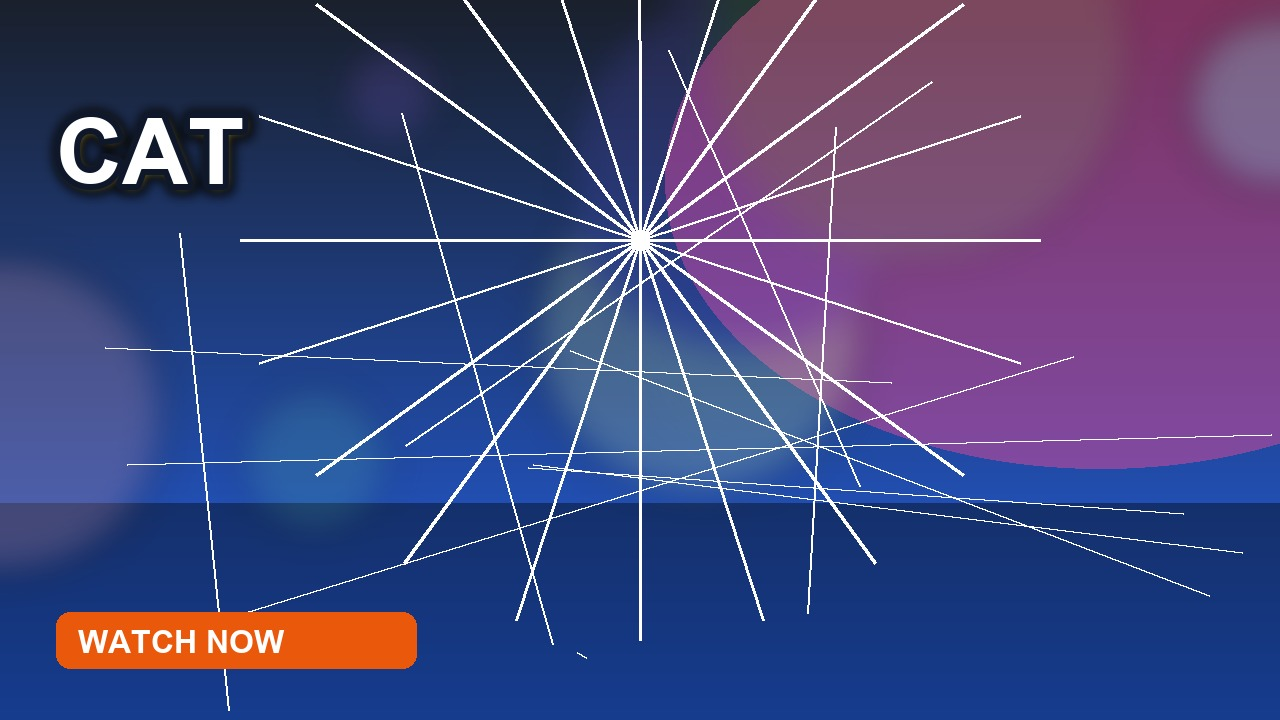
#> input picture data/raw/created/created_02ec83beca044c3aa29980d5b8fe0dfd.jpg, 1280 x 720 px
$ python -i features.py   (imports and definitions only)
#> lines starting #> are read from the running program, lines starting #| are printed output that depends on the picture
from __future__ import annotations

import math
from pathlib import Path
from typing import Any

import numpy as np
import pandas as pd
from PIL import Image, ImageFilter

from src.utils import days_since


def _safe_open_rgb(path: str) -> Image.Image | None:
    try:
        return Image.open(path).convert("RGB")
#> returned value is the input picture: PIL image 1280x720 RGB; mean R, G, B 69.7, 70.9, 124.2
    except Exception:
        return None


def _image_features(path: str) -> dict[str, float]:
    img = _safe_open_rgb(path)
    if img is None:
        return {
            "img_width": 0.0,
            "img_height": 0.0,
            "mean_r": 0.0,
            "mean_g": 0.0,
            "mean_b": 0.0,
            "brightness": 0.0,
            "contrast": 0.0,
            "color_std": 0.0,
            "edge_density": 0.0,
        }

    arr = np.asarray(img, dtype=np.float32)
    h, w, _ = arr.shape
#> h = 720; w = 1280
    r, g, b = arr[:, :, 0], arr[:, :, 1], arr[:, :, 2]
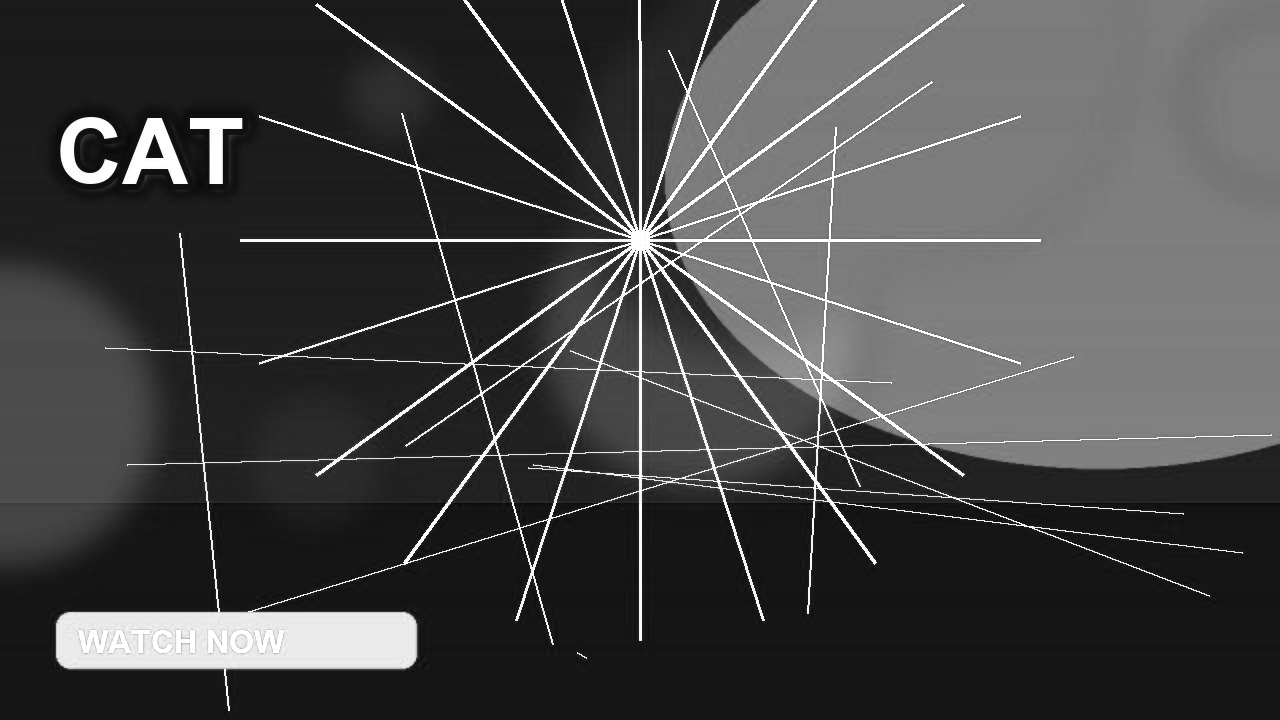
#> r: shape (720, 1280) float32; min 2, max 255, mean 69.7
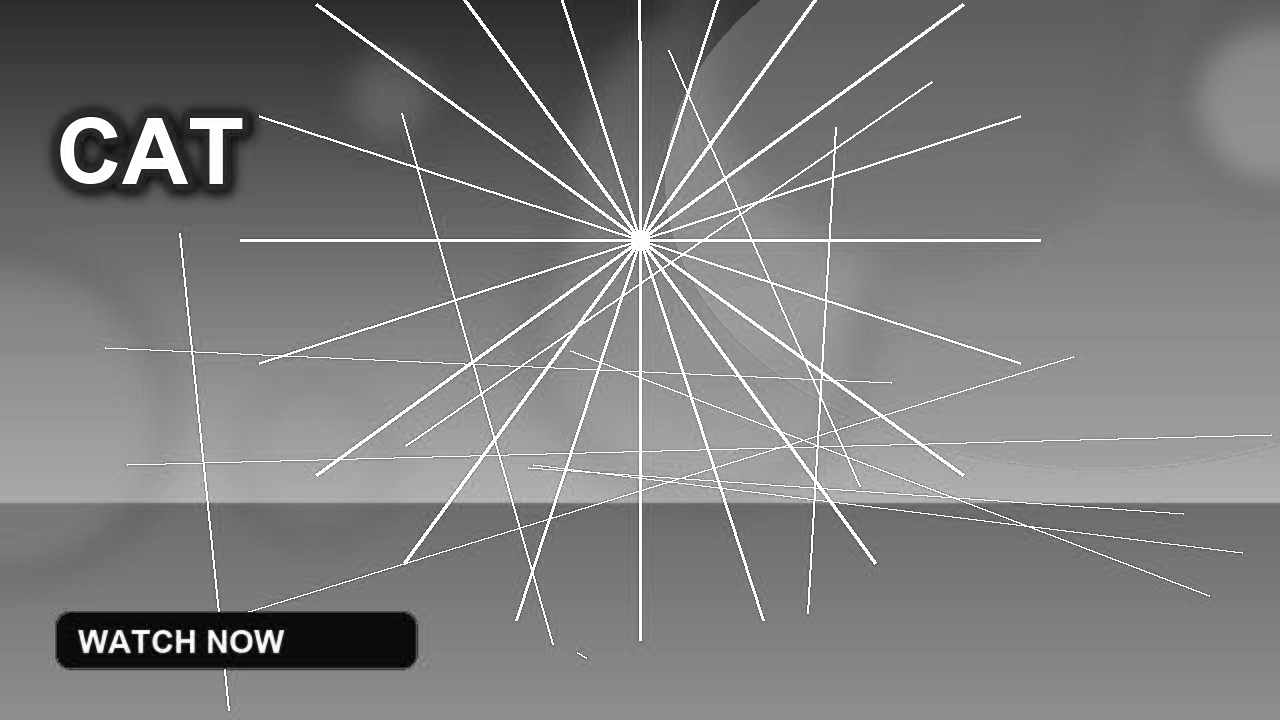
#> b: shape (720, 1280) float32; min 0, max 255, mean 124.2
    gray = 0.299 * r + 0.587 * g + 0.114 * b
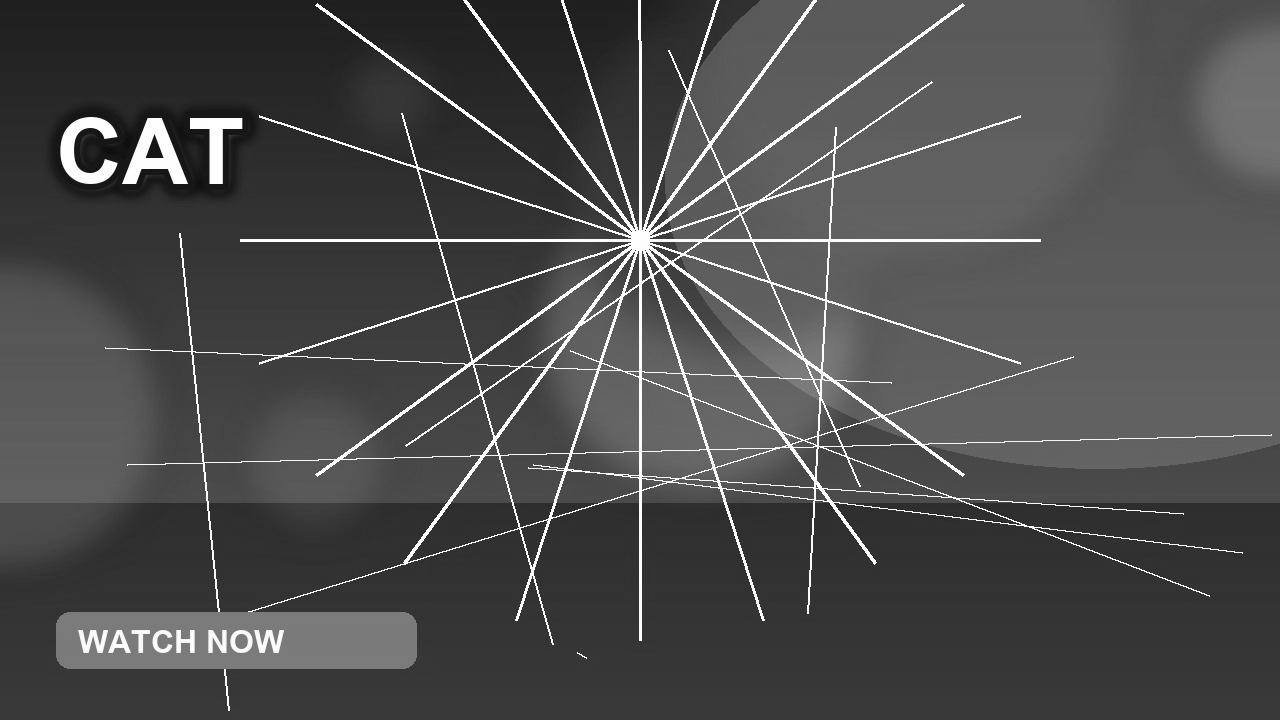
#> gray: shape (720, 1280) float32; min 10.57, max 255, mean 76.6

    # Edge proxy from high-pass effect
    edge_img = img.filter(ImageFilter.FIND_EDGES)
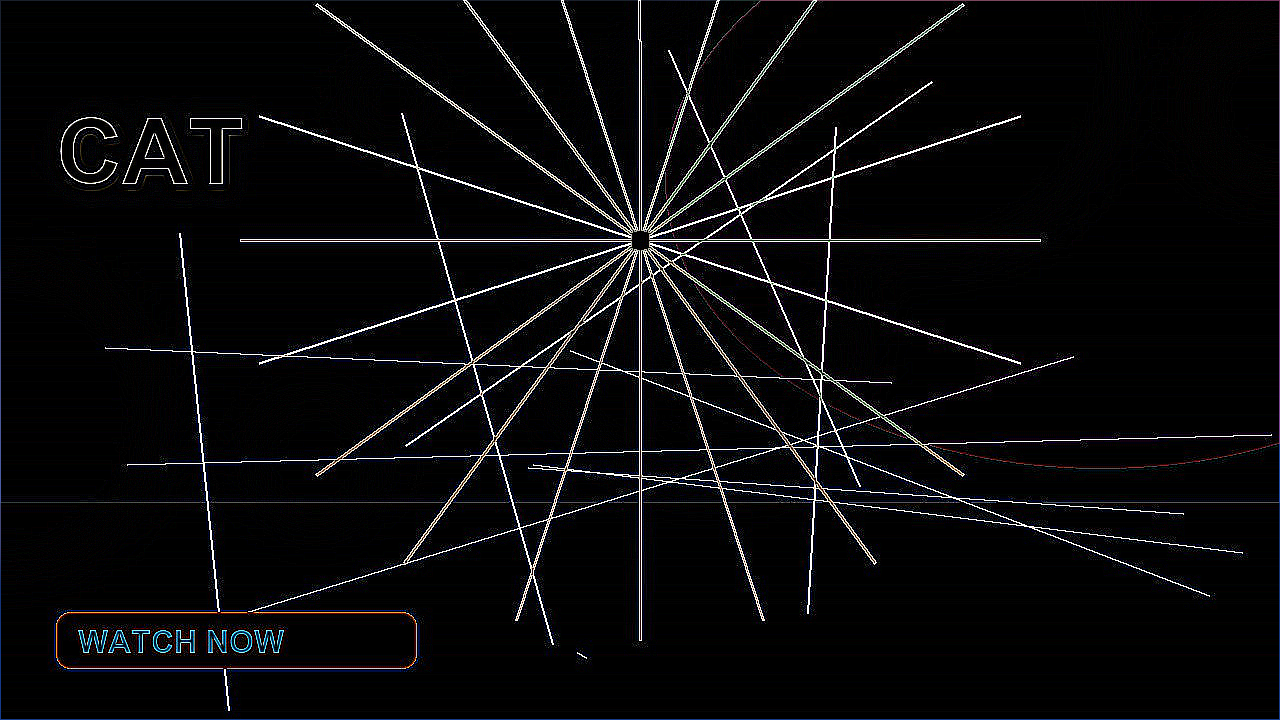
#> edge_img: PIL image 1280x720 RGB; mean R, G, B 10.4, 10.1, 11.5
    edge_arr = np.asarray(edge_img.convert("L"), dtype=np.float32)
    edge_density = float((edge_arr > 40.0).mean())
#> edge_density = 0.0454

    return {
        "img_width": float(w),
        "img_height": float(h),
        "mean_r": float(r.mean()),
        "mean_g": float(g.mean()),
        "mean_b": float(b.mean()),
        "brightness": float(gray.mean()),
        "contrast": float(gray.std()),
        "color_std": float(arr.std()),
        "edge_density": edge_density,
    }


# [53 lines left out: functions _relative_performance, _real_world_performance, build_training_frame, not called in this run]

>>> result = _image_features('../data/raw/created/created_02ec83beca044c3aa29980d5b8fe0dfd.jpg')
#> result = 9 items

$ run again, on data/raw/created/created_2ab9a1fa66e446c5911fdbff95c1bbd5.jpg
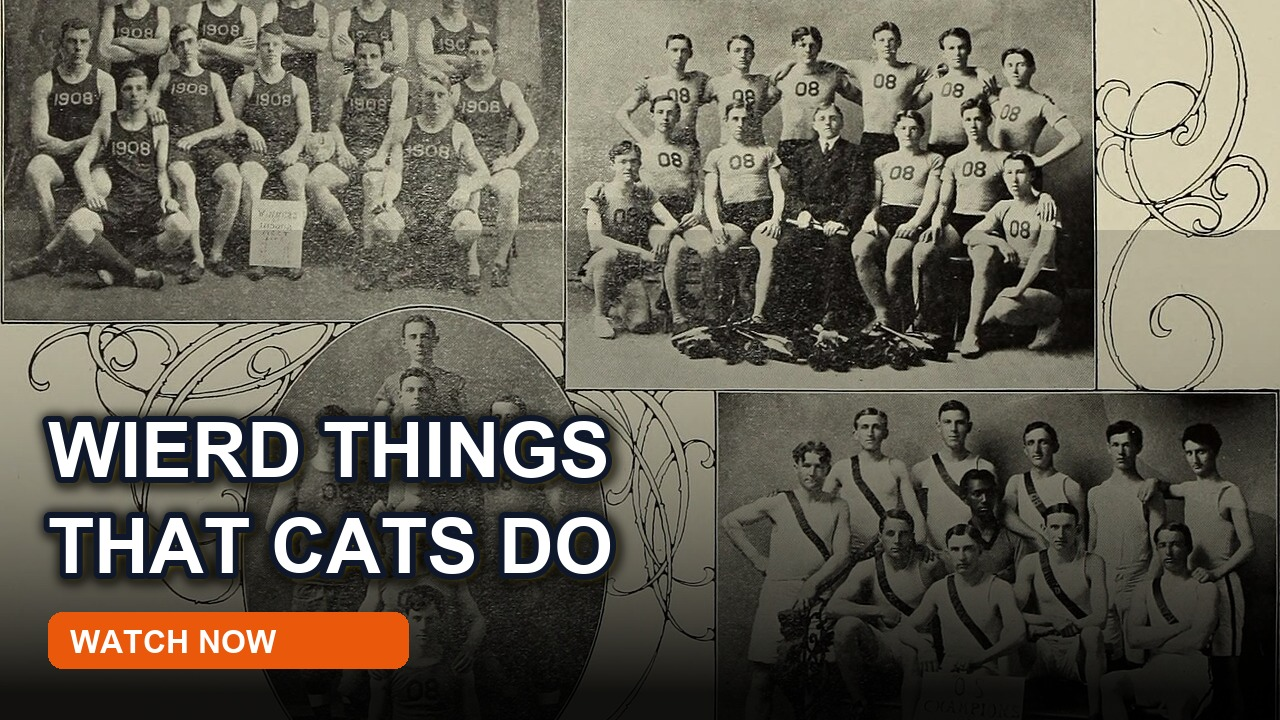
#> input picture data/raw/created/created_2ab9a1fa66e446c5911fdbff95c1bbd5.jpg, 1280 x 720 px
#> in _safe_open_rgb, returned value is the input picture: PIL image 1280x720 RGB; mean R, G, B 101, 96.2, 83.9
#> in _image_features, `r, g, b = arr[:, :, 0], arr[:, :, 1], arr[:, :, 2]`:
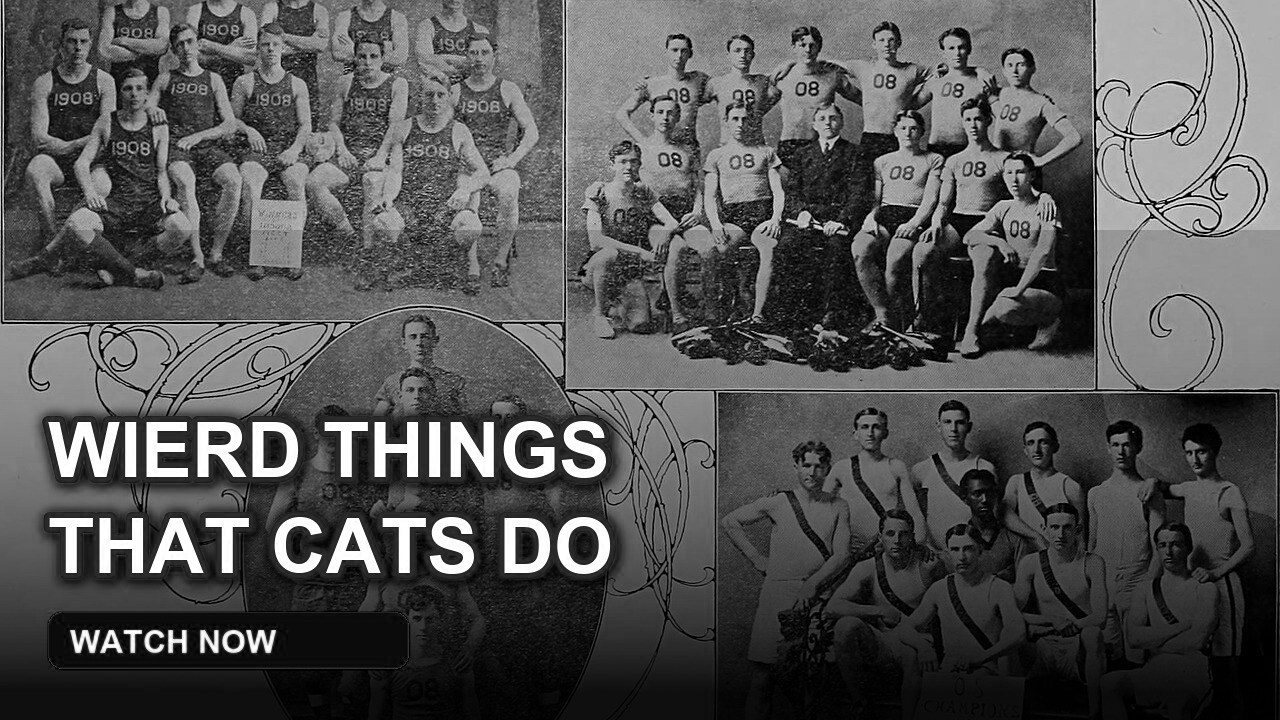
#> b: shape (720, 1280) float32; min 0, max 255, mean 83.9
#> in _image_features, `edge_img = img.filter(ImageFilter.FIND_EDGES)`:
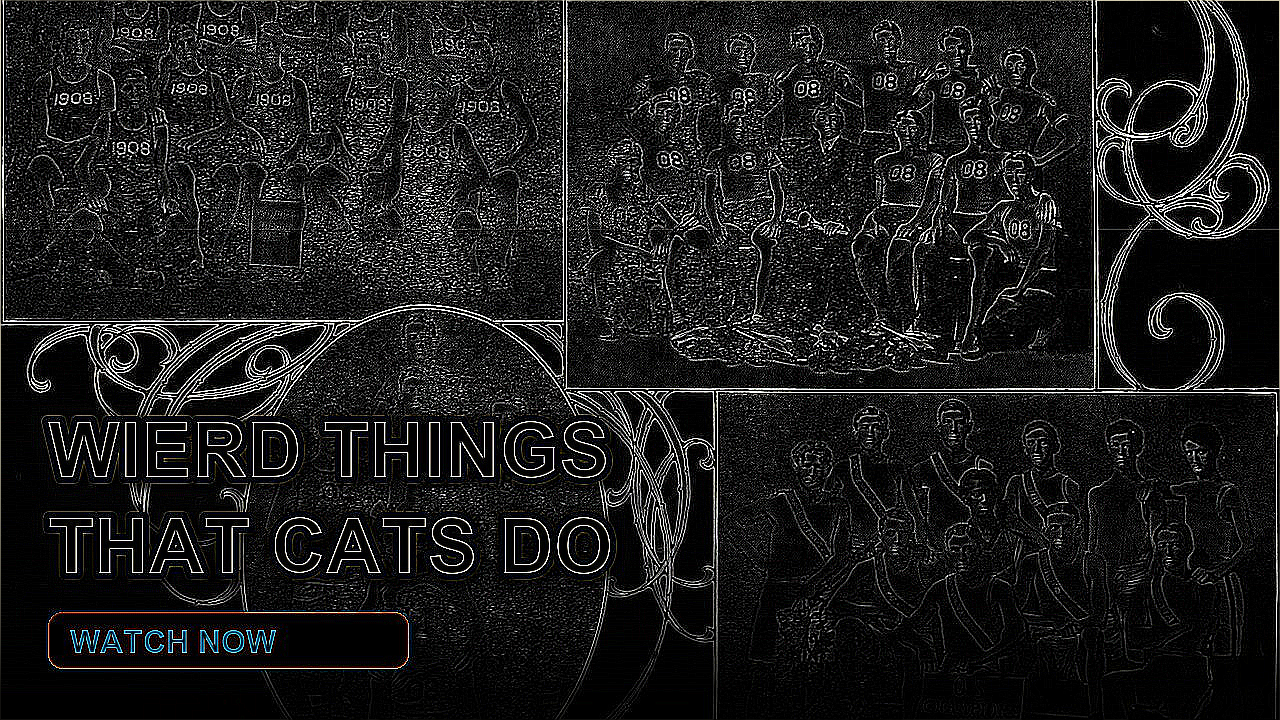
#> edge_img: PIL image 1280x720 RGB; mean R, G, B 29.6, 29.5, 29.5
#> edge_density = 0.206
#> result = 9 items

$ run again, on data/raw/created/created_32b115d74575447a84a86939f8a79f87.jpg
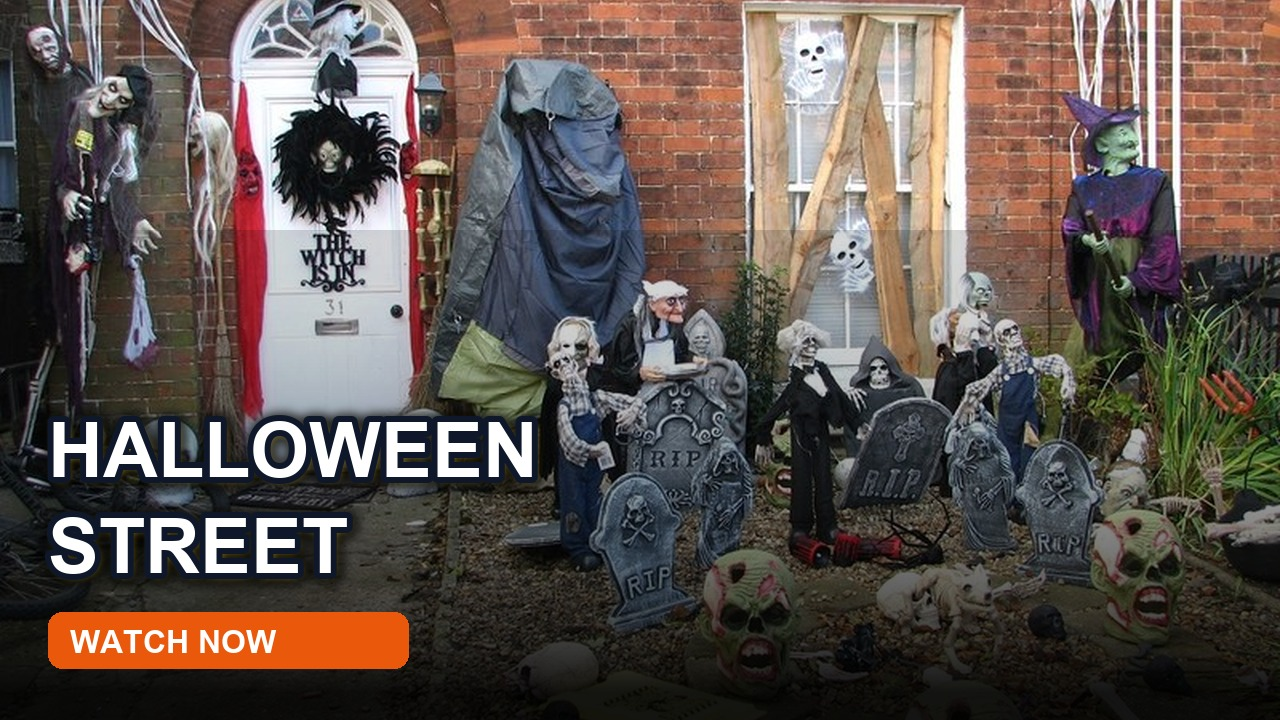
#> input picture data/raw/created/created_32b115d74575447a84a86939f8a79f87.jpg, 1280 x 720 px
#> in _safe_open_rgb, returned value is the input picture: PIL image 1280x720 RGB; mean R, G, B 95.5, 84.2, 78.9
#> in _image_features, `gray = 0.299 * r + 0.587 * g + 0.114 * b`:
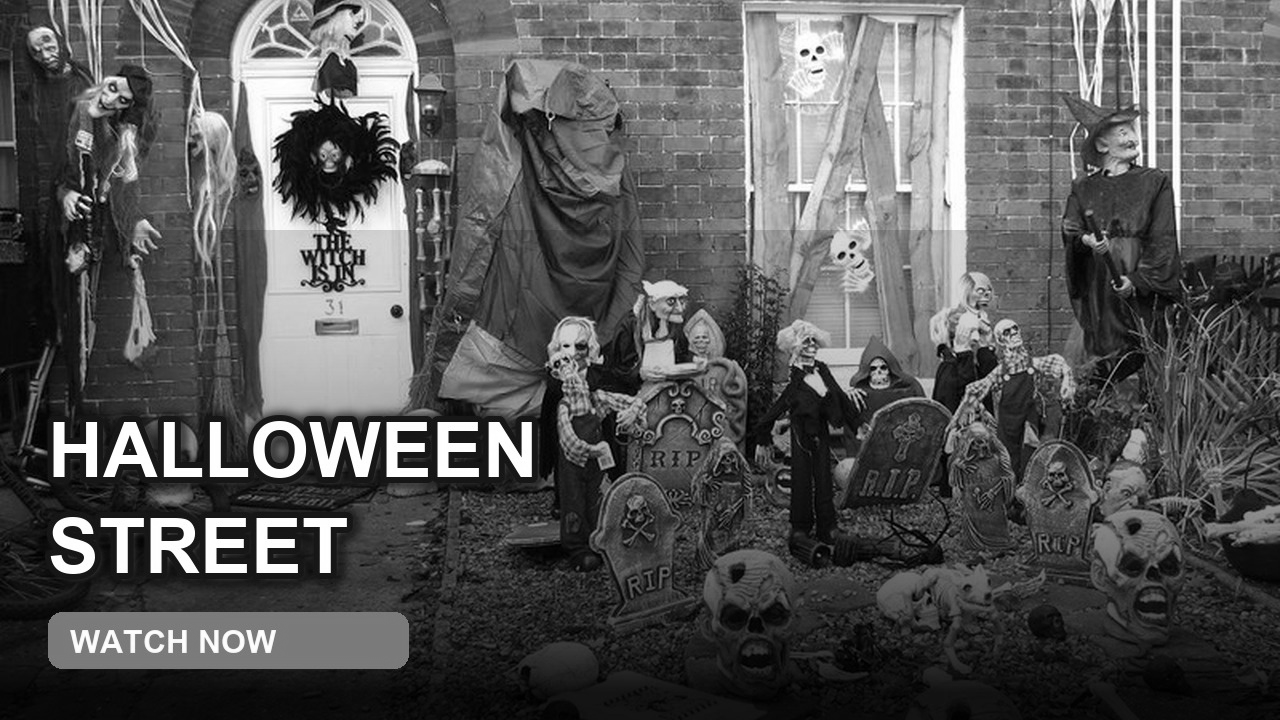
#> gray: shape (720, 1280) float32; min 0, max 255, mean 87
#> in _image_features, `edge_img = img.filter(ImageFilter.FIND_EDGES)`:
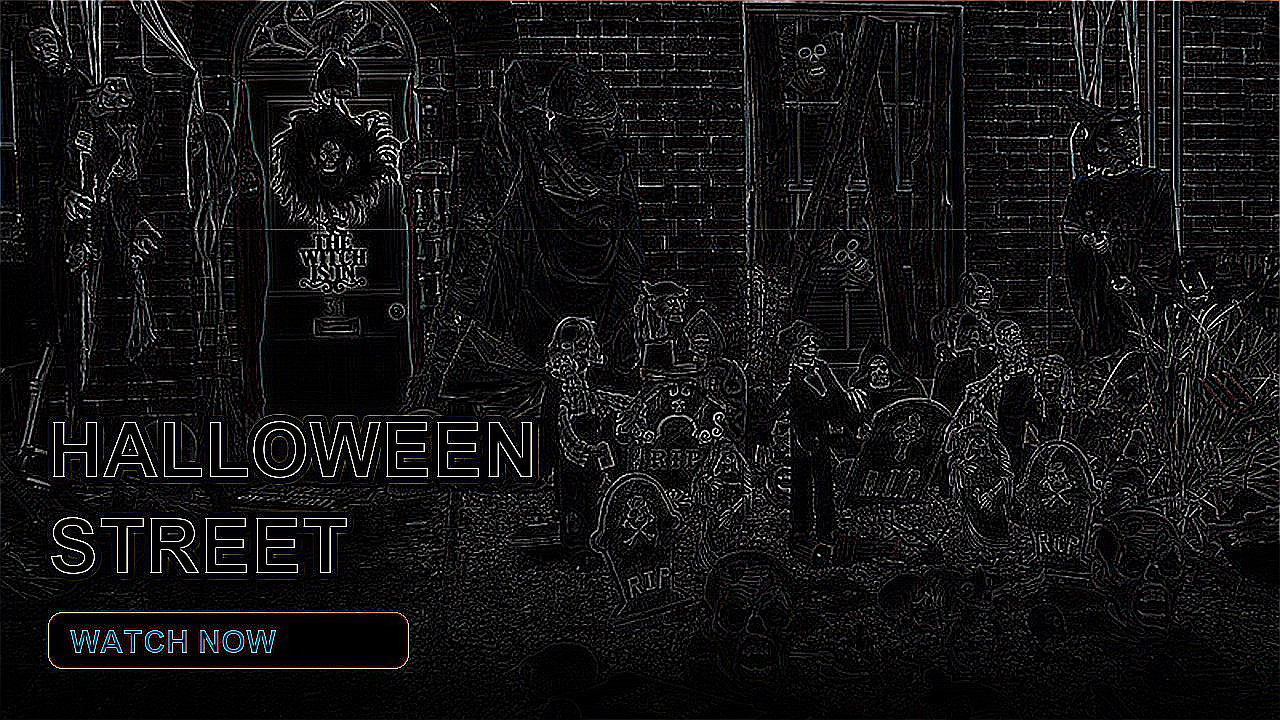
#> edge_img: PIL image 1280x720 RGB; mean R, G, B 19.8, 19.7, 19.8
#> edge_density = 0.152
#> result = 9 items
